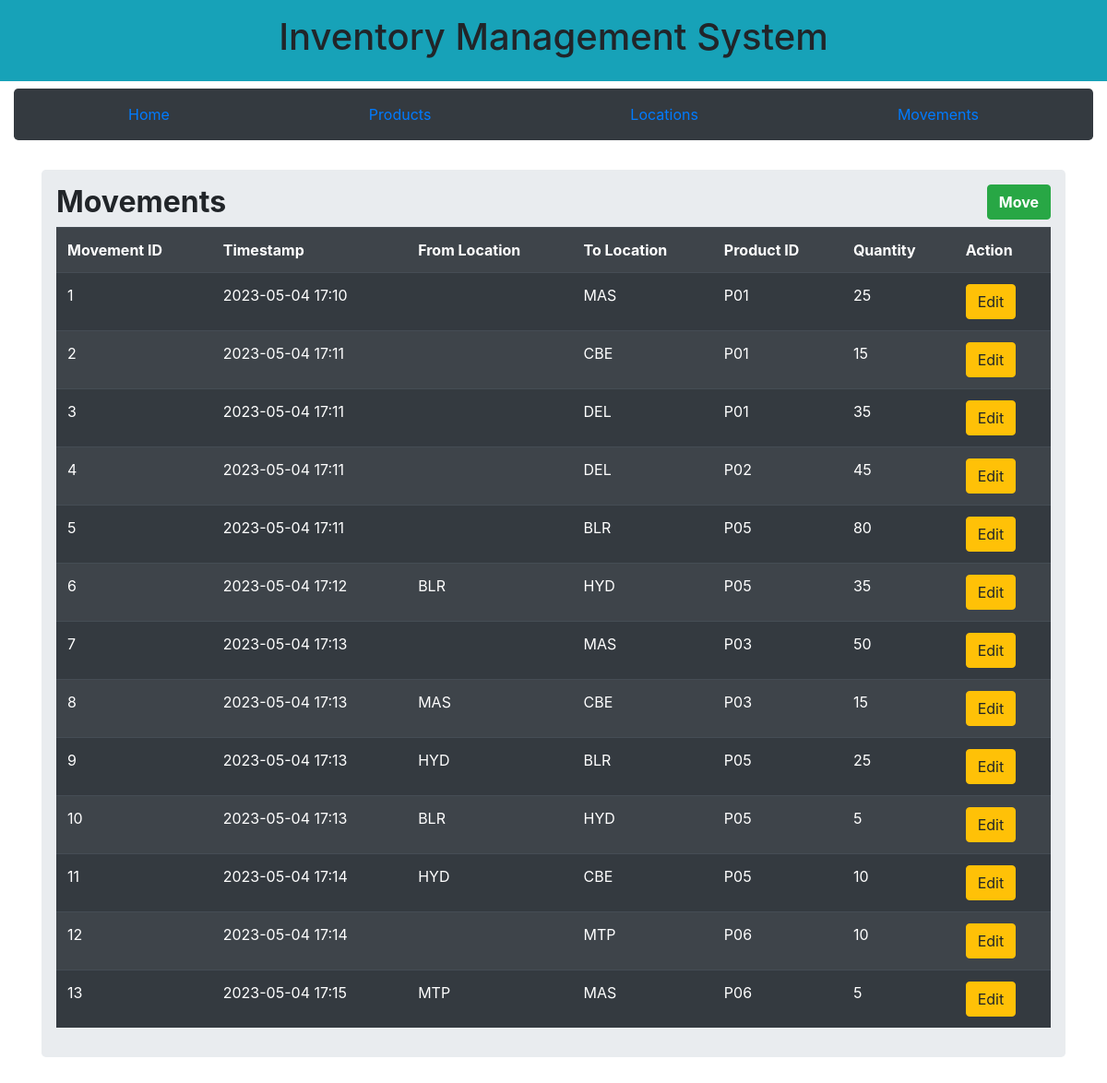
Page /movements on the earlier database version.
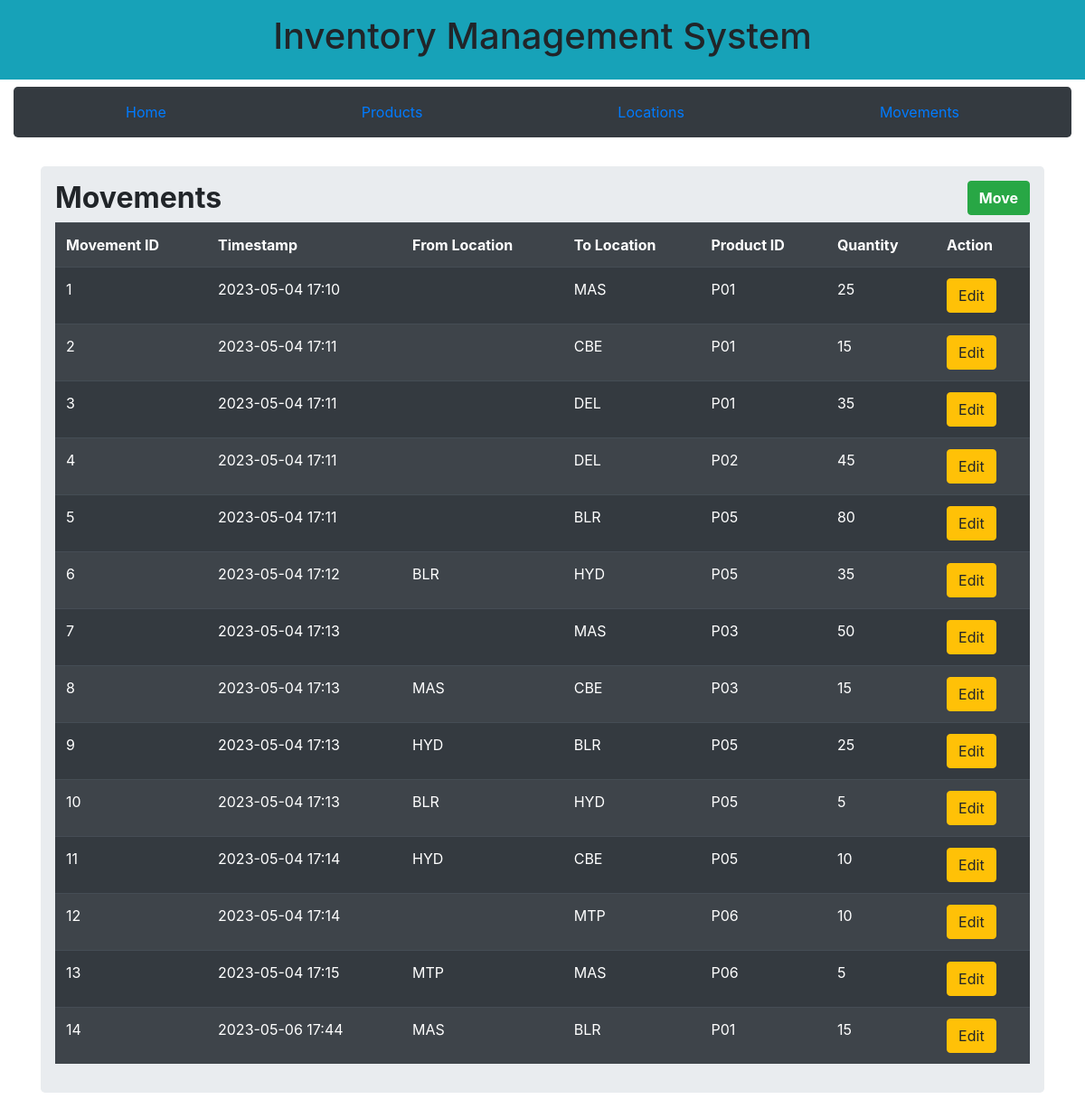
Same page on the later database version.
### app.py (models this page shows, shortened)
class Movements(db.Model):
    movementID = db.Column(db.Integer, primary_key = True)
    timeStamp = db.Column(db.String(100))
    fromLocation = db.Column(db.String(100))
    toLocation = db.Column(db.String(100))
    productID  = db.Column(db.String(100))
    quantity = db.Column(db.Integer)

### app.py (the view, shortened to what this page needs)
@app.route("/movements", methods=['GET', 'POST', 'PUT'])
def movements():
    movementsDetails = Movements.query.all()
    return render_template('movements.html', movementsDetails = movementsDetails)

### templates/movements.html (shortened to what this page needs)
{% extends "base.html" %}
{% block body %}
<div class="container">
    <div class="row">
        <div class="col md-12">
            <div class="jumbotron p-3 bg-grey ">
                <h2>
                    <b>
                        Movements
                    </b>
                <button type="button" class="btn btn-success float-right"
                data-toggle="modal" data-target="#myModal">
                    <b>
                        Move
                    </b>
                    </button>
                </h2>
                    <table class="table table-hover table-dark table-striped">
                        <tr>
                            <th> Movement ID </th>
                            <th> Timestamp </th>
                            <th> From Location </th>
                            <th> To Location </th>
                            <th> Product ID </th>
                            <th> Quantity </th>
                            <th> Action </th>
                        </tr>
                           {% for row in movementsDetails %}
                        <tr>
                            <td>{{row.movementID}}</td>
                            <td>{{row.timeStamp}}</td>
                            <td>{{row.fromLocation}}</td>
                            <td>{{row.toLocation}}</td>
                            <td>{{row.productID}}</td>
                            <td>{{row.quantity}}</td>
                            <td>
                                <a href="/editmovement/{{row.movementID}}" class="btn btn-warning btn-xs" data-toggle="modal" data-target="#modaledit{{row.movementID}}">Edit</a>
                            </td>
                        </tr>
               {% endfor %}
                    </table>
            </div>
         </div>
     </div>
 </div>
{% endblock %}

### templates/base.html (shortened to what this page needs)
<!DOCTYPE html>
<html lan ="en">
    <head>
        <link href="{{url_for('static', filename = 'css/bootstrap.min.css')}}" rel="stylesheet">
    </head>
    <body>
        {% block body %} {% endblock %}
    </body>
</html>

### templates/header.html (shortened to what this page needs)
{% extends "base.html" %}
{% block body %}
<div class="p-3 mb-2 bg-info">
    <div class="well text-center">
        <h1>Inventory Management System</h1>
    </div>
</div>
<div class="nav">
    <div class="col md-12">
        <div class="jumbotron p-3 bg-dark ">
                <div class="d-flex justify-content-around">
                <a href="/home">Home</a>
                <a href="/products">Products</a>
                <a href="/locations">Locations</a>
                <a href="/movements">Movements</a>
                </div>
    </div>
</div>
</div>
{% endblock %}

Differences in the rows shown:
added Movements: movementID "14", timeStamp "2023-05-06 17:44", fromLocation "MAS", toLocation "BLR", productID "P01", quantity "15"
